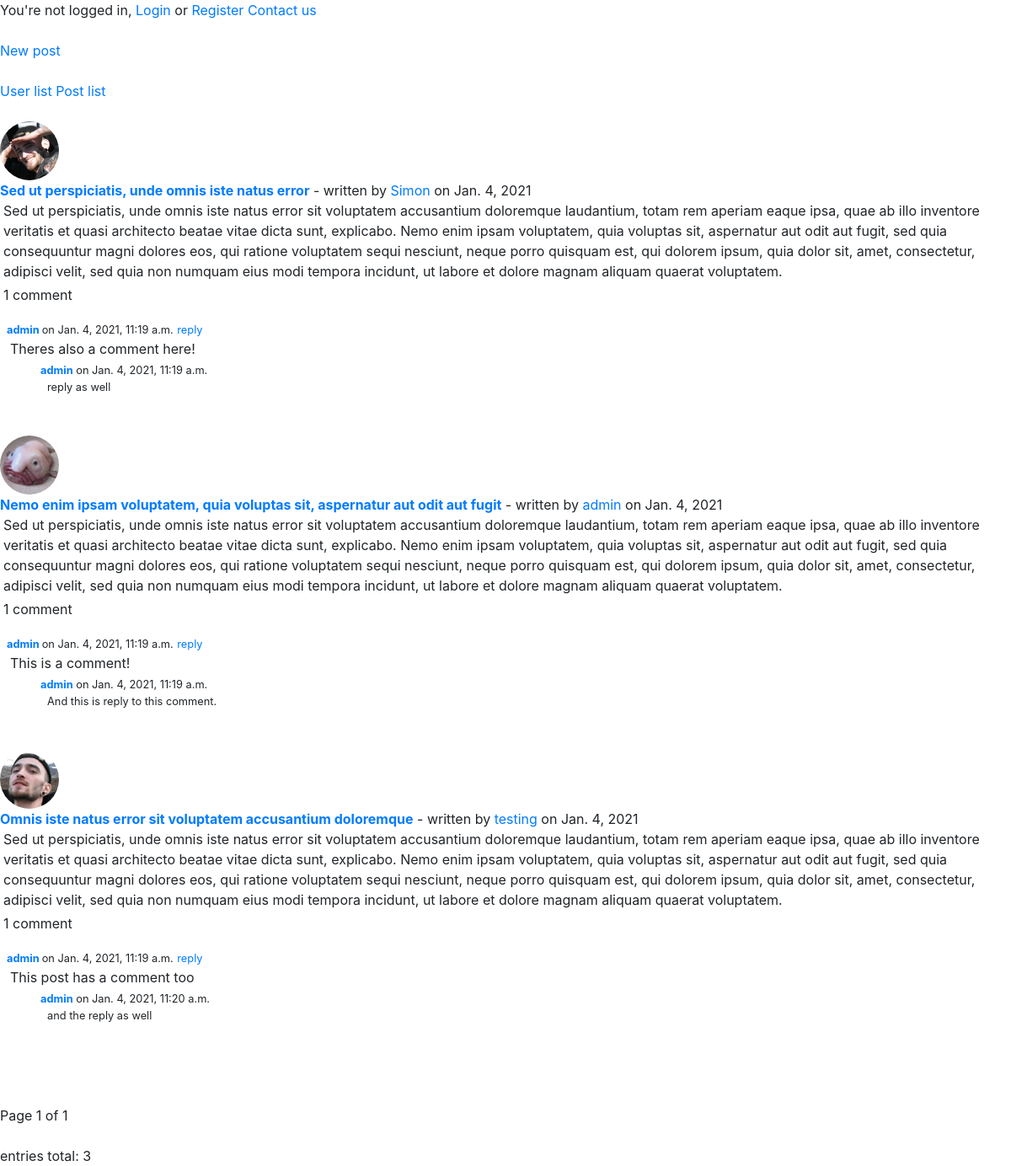
/posts/, run on the app's committed database.
### posts/models.py (models this page shows, shortened)
class Post(models.Model):
    author = models.ForeignKey(User, on_delete=models.SET_NULL, null=True)
    title = models.CharField(max_length=120)
    text = models.TextField(max_length=1200)
    created = models.DateField(default=django.utils.timezone.now)
    slug = models.SlugField(blank=True, null=True)
    @property
    def number_of_comments(self):
        return Comment.objects.filter(post=self).count()
    class Meta:
        ordering = ('created',)

class Comment(models.Model):
    post = models.ForeignKey(Post, on_delete=models.CASCADE, blank=True, null=True, related_name='comments')
    author = models.ForeignKey(User, on_delete=models.SET_NULL, null=True)
    parent = models.ForeignKey('self', on_delete=models.SET_NULL, null=True, blank=True)
    created = models.DateTimeField(auto_now_add=True, blank=True)
    text = models.CharField(max_length=420)
    def children(self):  # replies
        return Comment.objects.filter(parent=self)
    class Meta:
        ordering = ('created',)

### users/models.py (models this page shows, shortened)
class Profile(models.Model):
    user = models.OneToOneField(User, on_delete=models.CASCADE)
    profile_pic = models.ImageField(default='default.jpg', upload_to='profile_pics')
    kind = models.ForeignKey(UserKindOfProfile, on_delete=models.SET_NULL, null=True)
    instruments = models.ManyToManyField(UserInstrument)
    generes = models.ManyToManyField(UserGenere)
    city = models.CharField(max_length=30)
    open_for_coop = models.BooleanField(default=True)
    form_of_coop = models.ManyToManyField(UserCooperation)
    bio = models.CharField(max_length=600)
    slug = models.SlugField(blank=True, null=True)
    class Meta:
       ordering = ['-user']

### posts/views.py (the view)
# urls.py: path('', PostListView.as_view(), name='post-list'),
class PostListView(ListView):
    model = Post
    paginate_by = 3
    def get_context_data(self, **kwargs):
        context = super().get_context_data(**kwargs)
        comments = Comment.objects.all()
        context['comments'] = comments
        return context

### posts/templates/posts/post_list.html (shortened to what this page needs)
{% extends 'base.html' %}
{% block content %}
    {% include 'navbar.html' %}
    {% for obj in object_list %}
        <img id='profile-small-pic' class='rounded-circle' src='{{ obj.author.profile.profile_pic.url }}'><br>
        <a href="{% url 'post-detail' obj.id obj.slug %}"><b>{{ obj.title }}</b></a> - written by <a href="{% url 'user-detail' obj.author.profile.slug %}">{{ obj.author }}</a> on {{ obj.created }}
        <br><p class='ml-1 mb-1'>{{ obj.text }}</p>
        {% if comments %}
            <p class='ml-1'>{{ obj.number_of_comments }} comment{{ obj.number_of_comments|pluralize }}</p>
            {% for comment in comments %}
                {% if comment.post == obj %}
                    <small class="ml-2"><a href="{% url 'user-detail' comment.author.slug %}"><b> {{ comment.author }} </b></a> on {{ comment.created }}</small>
                    <small><a href="{% url 'comment-detail' comment.id %}">reply</a></small>
                    <p class="mb-0 ml-2 pl-1">{{ comment.text }}</p>
                    {% for reply in comment.children %}
                        <small>
                            <a class="ml-5" href="{% url 'user-detail' reply.author.slug %}"><b>{{ reply.author }}</b></a> on {{ reply.created }}</small>
                            <p class="mb-0 ml-5 pl-2 small">{{ reply.text }}</p>
                    {% endfor %}<br>
                {% endif %}
            {% endfor %}
        {% endif %}
        <br>
    {% endfor %}
    <br><br>
    {% include "_pagination.html" %}
{% endblock %}

### findmusician/static/findmusician/main.css (style rules this page uses)
#profile-small-pic { max-width: 70px; }

### data on the page
Post: author.profile.profile_pic (picture), title "Sed ut perspiciatis, unde omnis iste natus error", author "Simon", created "Jan. 4, 2021", text "Sed ut perspiciatis, unde omnis iste natus error sit voluptatem accusantium doloremque laudantium, totam rem aperiam eaque ipsa, quae ab illo inventore veritatis et quasi architecto beatae vitae dicta sunt, explicabo. Nemo enim ipsam voluptatem, quia voluptas sit, aspernatur aut odit aut fugit, sed quia consequuntur magni dolores eos, qui ratione voluptatem sequi nesciunt, neque porro quisquam est, qui dolorem ipsum, quia dolor sit, amet, consectetur, adipisci velit, sed quia non numquam eius modi tempora incidunt, ut labore et dolore magnam aliquam quaerat voluptatem.", number_of_comments "1"
Comment: author "admin", created "Jan. 4, 2021, 11:19 a.m.", text "Theres also a comment here!"
Comment: author "admin", created "Jan. 4, 2021, 11:19 a.m.", text "reply as well"
Post: author.profile.profile_pic (placeholder picture), title "Nemo enim ipsam voluptatem, quia voluptas sit, aspernatur aut odit aut fugit", author "admin", created "Jan. 4, 2021", text "Sed ut perspiciatis, unde omnis iste natus error sit voluptatem accusantium doloremque laudantium, totam rem aperiam eaque ipsa, quae ab illo inventore veritatis et quasi architecto beatae vitae dicta sunt, explicabo. Nemo enim ipsam voluptatem, quia voluptas sit, aspernatur aut odit aut fugit, sed quia consequuntur magni dolores eos, qui ratione voluptatem sequi nesciunt, neque porro quisquam est, qui dolorem ipsum, quia dolor sit, amet, consectetur, adipisci velit, sed quia non numquam eius modi tempora incidunt, ut labore et dolore magnam aliquam quaerat voluptatem.", number_of_comments "1"
Comment: author "admin", created "Jan. 4, 2021, 11:19 a.m.", text "This is a comment!"
Comment: author "admin", created "Jan. 4, 2021, 11:19 a.m.", text "And this is reply to this comment."
Post: author.profile.profile_pic (picture), title "Omnis iste natus error sit voluptatem accusantium doloremque", author "testing", created "Jan. 4, 2021", text "Sed ut perspiciatis, unde omnis iste natus error sit voluptatem accusantium doloremque laudantium, totam rem aperiam eaque ipsa, quae ab illo inventore veritatis et quasi architecto beatae vitae dicta sunt, explicabo. Nemo enim ipsam voluptatem, quia voluptas sit, aspernatur aut odit aut fugit, sed quia consequuntur magni dolores eos, qui ratione voluptatem sequi nesciunt, neque porro quisquam est, qui dolorem ipsum, quia dolor sit, amet, consectetur, adipisci velit, sed quia non numquam eius modi tempora incidunt, ut labore et dolore magnam aliquam quaerat voluptatem.", number_of_comments "1"
Comment: author "admin", created "Jan. 4, 2021, 11:19 a.m.", text "This post has a comment too"
Comment: author "admin", created "Jan. 4, 2021, 11:20 a.m.", text "and the reply as well"

### other printed values
{{ page_obj.number }} "1"
{{ page_obj.paginator.num_pages }} "1"
{{ page_obj.paginator.count }} "3"
